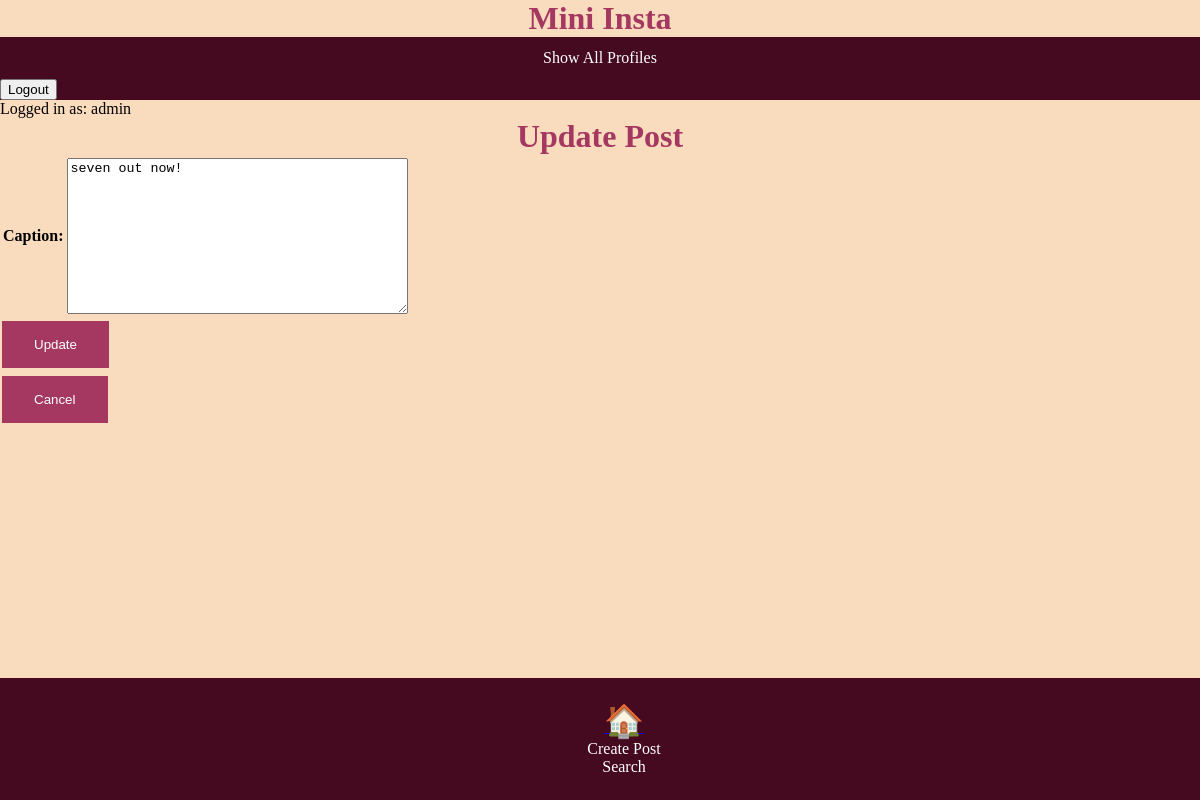
/mini_insta/post/5/update (signed in), run on an earlier commit of the app's database.
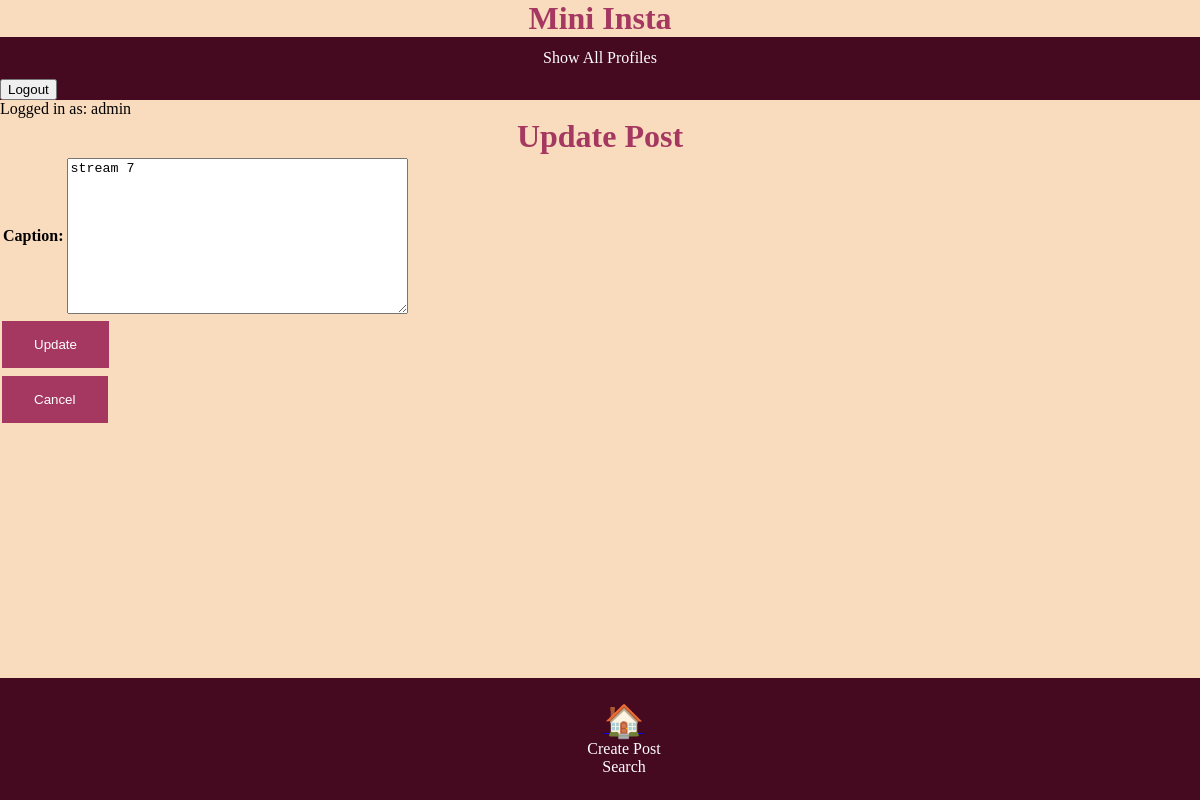
And on a later commit of the database.
### mini_insta/models.py (models this page shows, shortened)
class Post(models.Model):
    profile = models.ForeignKey(Profile, on_delete=models.CASCADE) #foreign key
    timestamp = models.DateTimeField(auto_now=True)
    caption = models.TextField(blank=True)

### mini_insta/views.py (the view, shortened to what this page needs)
# urls.py: path(r'post/<int:pk>/update', UpdatePostView.as_view(), name="update_post"),
class UpdatePostView(LoginRequiredMixin, UpdateView):
    model = Post
    form_class = UpdatePostForm
    template_name = "mini_insta/update_post_form.html"
    def get_object(self):
        return get_object_or_404(Post, pk=self.kwargs['pk'])
    def get_context_data(self,  **kwargs):
        context = super().get_context_data(**kwargs)
        post = self.get_object()
        profile = post.profile
        caption = post.caption
        context['post'] = post
        context['caption'] = caption
        context['profile'] = profile
        return context

### mini_insta/forms.py
class UpdatePostForm(forms.ModelForm):
    class Meta:
        model = Post
        fields = ['caption']

### mini_insta/templates/mini_insta/update_post_form.html (shortened to what this page needs)
{% extends 'mini_insta/base.html' %}
{% block content %}
<h1>Update Post</h1>
<form action="{% url 'update_post' post.pk %}" method="POST"
enctype="multipart/form-data">
    <table>
        {{form.as_table}}
    </table>
    <input type="submit" name="submit" value="Update">
</form>
<form action="{% url 'show_profile' profile.pk %}" method="GET">
    <input type="submit" value="Cancel">
</form>
{% endblock %}

What changed in the data, as far as the page shows it:
changed Post: caption "seven out now!" → "stream 7"
